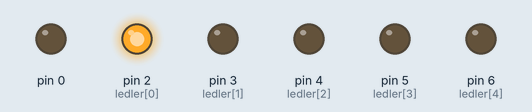
Bench run of a sketch on a simulated Arduino Uno, built with avr-gcc and run on an emulated ATmega328P. Shown: output pins drawn as LEDs (lit = HIGH).

Above: at 0.05 s.
At 0.25 s:
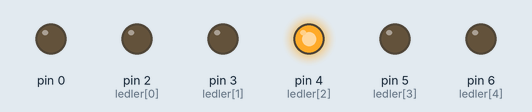
At 0.75 s:
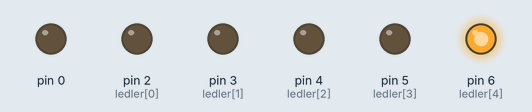
At 1.45 s:
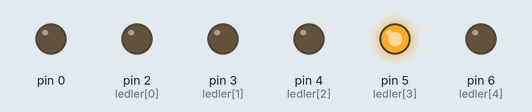
At 2.15 s:
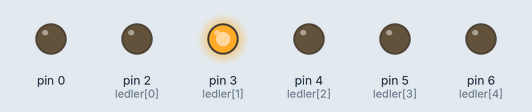
At 2.8 s:
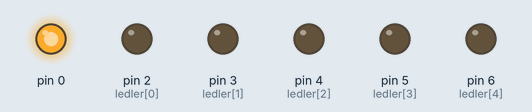
Timing chart, 0 to 3.1 s (numbered marks = the images above):
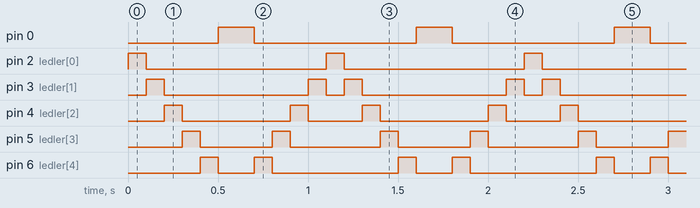

The sketch:

kara__im_ek_uyg4.ino
```cpp
int ledler[] = {2,3,4,5,6};

void setup() {

  for (int i=0; i<6; i++){

    pinMode(ledler[i], OUTPUT);

  }
}

void loop() {

  for(int i=0; i<6; i++){

    digitalWrite(ledler[i], HIGH);
    delay(100);
    digitalWrite(ledler[i], LOW);
  }

  for(int j=5; j>0; j--){
    digitalWrite(ledler[j], HIGH);
    delay(100);
    digitalWrite(ledler[j], LOW);

  }
}
```

Measured:
- by itself, pin 0: alternates HIGH for 0.20 s and LOW for 0.90 s
- by itself, pin 2 (ledler[0]): alternates HIGH for 0.10 s and LOW for 1.0 s
- by itself, pin 3 (ledler[1]): repeats every 1.1 s: LOW 0.80 s, HIGH 0.10 s, LOW 0.10 s, HIGH 0.10 s
- by itself, pin 4 (ledler[2]): repeats every 1.1 s: LOW 0.60 s, HIGH 0.10 s, LOW 0.30 s, HIGH 0.10 s
- by itself, pin 5 (ledler[3]): alternates HIGH for 0.10 s and LOW for 0.45 s
- by itself, pin 6 (ledler[4]): repeats every 1.1 s: LOW 0.20 s, HIGH 0.10 s, LOW 0.70 s, HIGH 0.10 s
